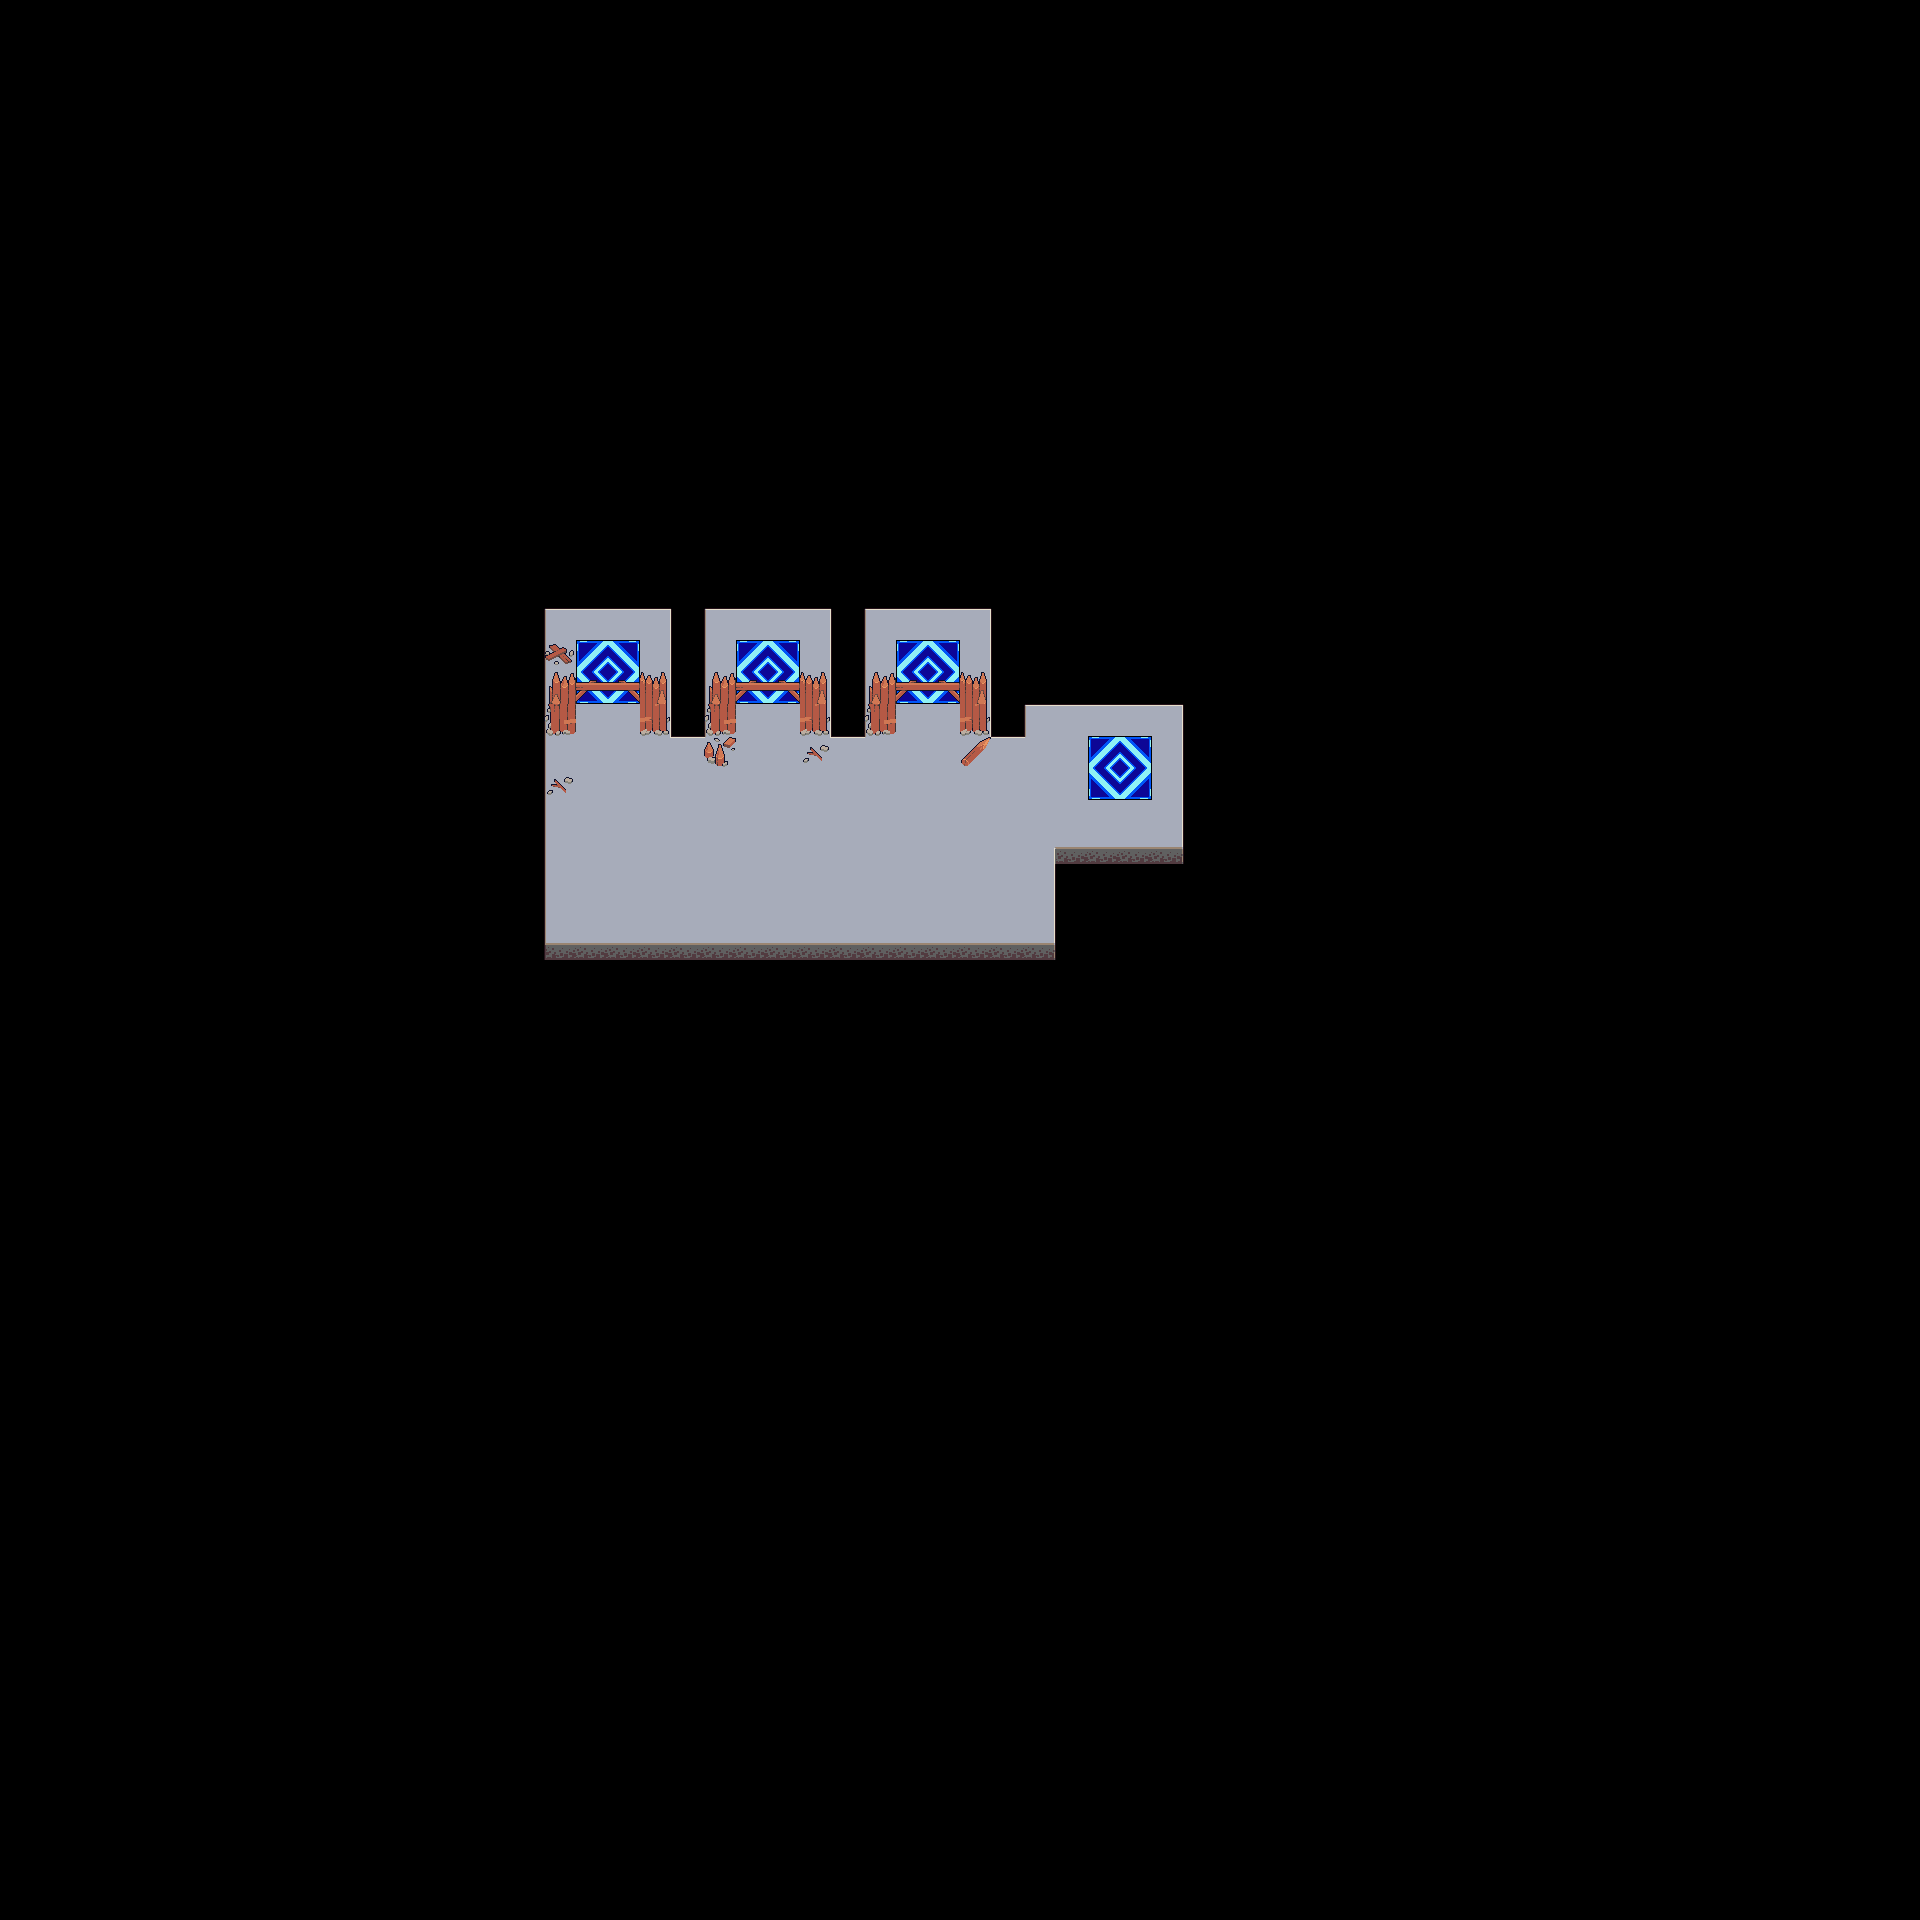

Below is a game level as drawn by its tile map, then a one-line description and the .tmx that defines it (tile-layer data replaced by summaries):
An orthogonal 60x60 tile map with 32x32 px tiles, 3 tile layers (land, decoration, ground_decorations), 3 tilesets and 74 objects.

<map version="1.10" tiledversion="1.12.2" orientation="orthogonal" renderorder="right-down" width="60" height="60" tilewidth="32" tileheight="32" infinite="0" nextlayerid="18" nextobjectid="84">
 <tileset firstgid="1" name="Map_tiles" tilewidth="32" tileheight="32" tilecount="144" columns="12">
  <image source="../images/Map_tiles.png" width="384" height="384" />
 </tileset>
 <tileset firstgid="145" name="DecorationSet1" tilewidth="32" tileheight="32" tilecount="64" columns="8">
  <image source="../images/Tileset2.png" width="256" height="256" />
 </tileset>
 <tileset firstgid="209" name="DecorationSet2" tilewidth="11" tileheight="8" tilecount="20" columns="0">
  <grid orientation="orthogonal" width="1" height="1" />
  <tile id="6">
   <image source="../images/Grass/2.png" width="5" height="5" />
  </tile>
  <tile id="7">
   <image source="../images/Grass/3.png" width="5" height="3" />
  </tile>
  <tile id="8">
   <image source="../images/Grass/4.png" width="5" height="5" />
  </tile>
  <tile id="9">
   <image source="../images/Grass/5.png" width="3" height="4" />
  </tile>
  <tile id="10">
   <image source="../images/Grass/6.png" width="5" height="5" />
  </tile>
  <tile id="11">
   <image source="../images/Grass/7.png" width="5" height="5" />
  </tile>
  <tile id="12">
   <image source="../images/Grass/8.png" width="8" height="7" />
  </tile>
  <tile id="13">
   <image source="../images/Grass/9.png" width="10" height="7" />
  </tile>
  <tile id="14">
   <image source="../images/Grass/10.png" width="11" height="8" />
  </tile>
  <tile id="15">
   <image source="../images/Grass/1.png" width="4" height="4" />
  </tile>
  <tile id="42">
   <image source="../images/IceDecorations/Grass/4.png" width="5" height="5" />
  </tile>
  <tile id="43">
   <image source="../images/IceDecorations/Grass/5.png" width="3" height="4" />
  </tile>
  <tile id="44">
   <image source="../images/IceDecorations/Grass/6.png" width="5" height="5" />
  </tile>
  <tile id="45">
   <image source="../images/IceDecorations/Grass/7.png" width="5" height="5" />
  </tile>
  <tile id="49">
   <image source="../images/IceDecorations/Grass/1.png" width="4" height="4" />
  </tile>
  <tile id="50">
   <image source="../images/IceDecorations/Grass/2.png" width="5" height="5" />
  </tile>
  <tile id="51">
   <image source="../images/IceDecorations/Grass/3.png" width="5" height="3" />
  </tile>
  <tile id="52">
   <image source="../images/IceDecorations/Grass/8.png" width="8" height="7" />
  </tile>
  <tile id="53">
   <image source="../images/IceDecorations/Grass/9.png" width="10" height="7" />
  </tile>
  <tile id="54">
   <image source="../images/IceDecorations/Grass/10.png" width="11" height="8" />
  </tile>
 </tileset>
 <layer id="1" name="land" width="60" height="60">
  <data>[3600 cells, 181 non-empty, 16 distinct tile ids]</data>
 </layer>
 <layer id="6" name="decoration" width="60" height="60">
  <data>[3600 cells, 18 non-empty, 6 distinct tile ids]</data>
 </layer>
 <layer id="17" name="ground_decorations" width="60" height="60">
  <data>[3600 cells, 5 non-empty, 4 distinct tile ids]</data>
 </layer>
 <objectgroup id="7" name="BeginnerDoor">
  <object id="28" x="928" y="726">
   <point />
  </object>
 </objectgroup>
 <objectgroup id="9" name="IntermediateDoor">
  <object id="20" x="768.334" y="726.833">
   <point />
  </object>
 </objectgroup>
 <objectgroup id="12" name="AdvancedDoor">
  <object id="32" x="607.667" y="725.333">
   <point />
  </object>
 </objectgroup>
 <objectgroup id="2" name="Wall">
  <object id="1" x="830.666" y="578" width="32.8337" height="157.333" />
  <object id="2" x="1008" y="629.333" width="190" height="75.3333" />
  <object id="3" x="1182" y="619.333" width="51.3333" height="313.333" />
  <object id="5" x="1056" y="847.333" width="188.667" height="120.667" />
  <object id="6" x="524.667" y="943.333" width="587.333" height="107.333" />
  <object id="7" x="467.333" y="606.667" width="75.3333" height="443.333" />
  <object id="11" x="518.5" y="543" width="480" height="64.5" />
  <object id="12" x="990" y="526" width="34" height="210" />
  <object id="22" x="415.25" y="578.667" width="128.167" height="157.333" />
  <object id="23" x="544.333" y="704.667" width="32" height="30.6667" />
  <object id="25" x="640.667" y="704.333" width="30.6667" height="32.6667" />
  <object id="26" x="862.667" y="703.333" width="33.3333" height="32" />
  <object id="27" x="959.333" y="702" width="30.6667" height="34" />
  <object id="29" x="670.25" y="579.333" width="32.8337" height="157.333" />
  <object id="30" x="704.667" y="704" width="30.6667" height="32.6667" />
  <object id="31" x="800" y="704" width="30.6667" height="32.6667" />
 </objectgroup>
 <objectgroup id="5" name="BeginnerMapTeleporter">
  <object id="13" x="896.5" y="639.5" width="63.5" height="65" />
 </objectgroup>
 <objectgroup id="10" name="IntermediateMapTeleporter">
  <object id="21" x="736.166" y="640.167" width="63.5" height="65" />
 </objectgroup>
 <objectgroup id="13" name="AdvancedMapTeleporter">
  <object id="33" x="575.667" y="640.667" width="63.6667" height="64" />
 </objectgroup>
 <objectgroup id="3" name="FirstMapTeleporter">
  <object id="9" x="1088.67" y="736.667" width="64" height="62" />
 </objectgroup>
 <objectgroup id="14" name="GroundZone" visible="0">
  <object id="34" x="543.333" y="610" width="126.667" height="127" />
  <object id="35" x="705.667" y="608" width="124.333" height="128.333" />
  <object id="36" x="864.667" y="608" width="125" height="128.333" />
  <object id="37" x="1025" y="705.667" width="157.667" height="141.667" />
  <object id="38" x="544.333" y="737" width="510.667" height="206.333" />
 </objectgroup>
 <objectgroup id="4" name="SpawnPoint">
  <object id="10" x="893.167" y="839.833">
   <point />
  </object>
 </objectgroup>
 <objectgroup id="15" name="Decorations">
  <object id="39" gid="263" x="653.5" y="631" width="11" height="8" />
  <object id="40" gid="263" x="667.5" y="887.5" width="11" height="8" />
  <object id="41" gid="262" x="878" y="791" width="10" height="7" />
  <object id="42" gid="262" x="721.5" y="797.5" width="10" height="7" />
  <object id="43" gid="261" x="855.5" y="880" width="8" height="7" />
  <object id="44" gid="261" x="1054" y="756" width="8" height="7" />
  <object id="45" gid="261" x="1004" y="830" width="8" height="7" />
  <object id="46" gid="262" x="585.5" y="833" width="10" height="7" />
  <object id="47" gid="262" x="723" y="660" width="10" height="7" />
  <object id="48" gid="261" x="976.5" y="635" width="8" height="7" />
  <object id="49" gid="260" x="774" y="877.5" width="5" height="3" />
  <object id="50" gid="260" x="652.5" y="824.5" width="5" height="3" />
  <object id="51" gid="260" x="654" y="758" width="5" height="3" />
  <object id="52" gid="260" x="558.5" y="762.5" width="5" height="3" />
  <object id="53" gid="260" x="571.5" y="920" width="5" height="3" />
  <object id="54" gid="258" x="894.5" y="918" width="4" height="4" />
  <object id="55" gid="258" x="795.5" y="826.5" width="4" height="4" />
  <object id="56" gid="258" x="634.5" y="870.5" width="4" height="4" />
  <object id="57" gid="258" x="772" y="743" width="4" height="4" />
  <object id="58" gid="258" x="653.5" y="778.5" width="4" height="4" />
  <object id="59" gid="258" x="599.5" y="743" width="4" height="4" />
  <object id="60" gid="258" x="605" y="626.5" width="4" height="4" />
  <object id="61" gid="251" x="999" y="802" width="5" height="5" />
  <object id="62" gid="251" x="907" y="759.5" width="5" height="5" />
  <object id="63" gid="251" x="816.5" y="806" width="5" height="5" />
  <object id="64" gid="251" x="947.5" y="874" width="5" height="5" />
  <object id="65" gid="251" x="1095.5" y="827" width="5" height="5" />
  <object id="66" gid="251" x="1019.5" y="765" width="5" height="5" />
  </objectgroup>
</map>
<!-- 17 of 74 objects omitted -->
